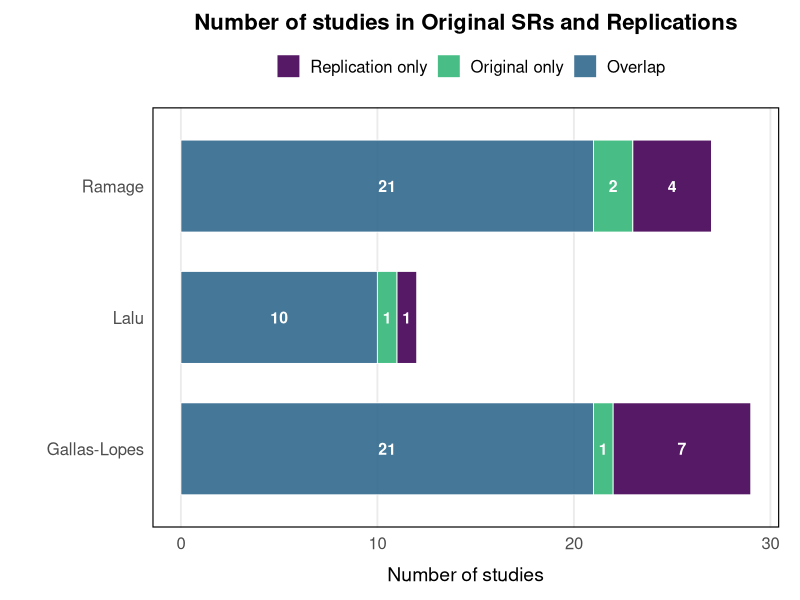

Recreate this plot in R.
## Load packages ------
library(tidyverse)

## Create table of studies included 
included <- tribble(
  ~Author,        ~N_replication, ~N_original, ~pct_orig_in_rep, ~pct_rep_in_orig,
  "Gallas-Lopes", 28,             22,          95.4,             75.0,
  "Lalu",         11,             11,          90.9,             90.9,
  "Ramage",       25,             23,          91.3,             84.0,
)

## Calculate percentages included and format for plot
included <- included %>%
  mutate(
    Overlap       = round((N_original * pct_orig_in_rep/100 + N_replication * pct_rep_in_orig/100)/2),
    Original_only = N_original - Overlap,
    Replication_only = N_replication - Overlap
  )

print(included)

# Prepare long format for stacked bar
included_plot <- included %>%
  select(Author, Original_only, Overlap, Replication_only) %>%
  pivot_longer(cols = c(Original_only, Overlap, Replication_only),
               names_to = "Component",
               values_to = "Count") %>%
  mutate(
    Component = factor(Component, levels = c("Replication_only", "Original_only", "Overlap"))
  ) %>% # compute position for text labels
  mutate(
    Component2 = factor(Component, levels = c("Overlap", "Original_only", "Replication_only"))
  ) %>%
  group_by(Author) %>%
  arrange(Component2) %>%  # ensures correct stacking order
  mutate(ypos = cumsum(Count) - Count/2) %>%
  ungroup()


library(viridis)
stack_cols <- c(
  "Original_only"    = viridis::viridis(4)[3],  # soft greenish
  "Overlap"          = viridis::viridis(4)[2],  # strong blue — pops
  "Replication_only" = viridis::viridis(4)[1]   # muted purple/orange-ish
)

# Plot
p <- ggplot(included_plot, aes(x = Author, y = Count, fill = Component)) +
  geom_col(
    width = 0.7,
    color = "white",
    linewidth = 0.3,
    alpha = 0.9
  ) +
  geom_text(
    aes(y = ypos, label = Count),
    color = "white",
    size = 4,
    fontface = "bold"
  ) +
  scale_fill_manual(
    values = stack_cols,
    breaks = c("Overlap", "Original_only", "Replication_only"),
    labels = c("Overlap", "Original only", "Replication only"),
    guide = guide_legend(reverse = TRUE)
  ) +
  labs(
    title = "Number of studies in Original SRs and Replications",
    x = "",
    y = "Number of studies",
    fill = ""
  ) +
  coord_flip() +
  theme_minimal(base_size = 14) +
  theme(
    plot.title = element_text(face = "bold", size = 16, hjust = 0.5),
    axis.text.x = element_text(size = 12),
    axis.text.y = element_text(size = 12),
    axis.title.y = element_text(margin = margin(r = 10)),
    axis.title.x = element_text(margin = margin(t = 10)),
    
    legend.position = "top",
    legend.text = element_text(size = 12),
    
    panel.grid.minor = element_blank(),
    panel.grid.major.y = element_blank(),
    panel.border = element_rect(colour = "black", fill = NA, linewidth = 0.8),
    plot.margin = margin(10, 15, 10, 10)
  )



ggsave(
  filename = "plots/Figure1.png",
  plot = p,
  width = 12,       # square
  height = 12,      # square
  units = "in",
  dpi = 600
)
